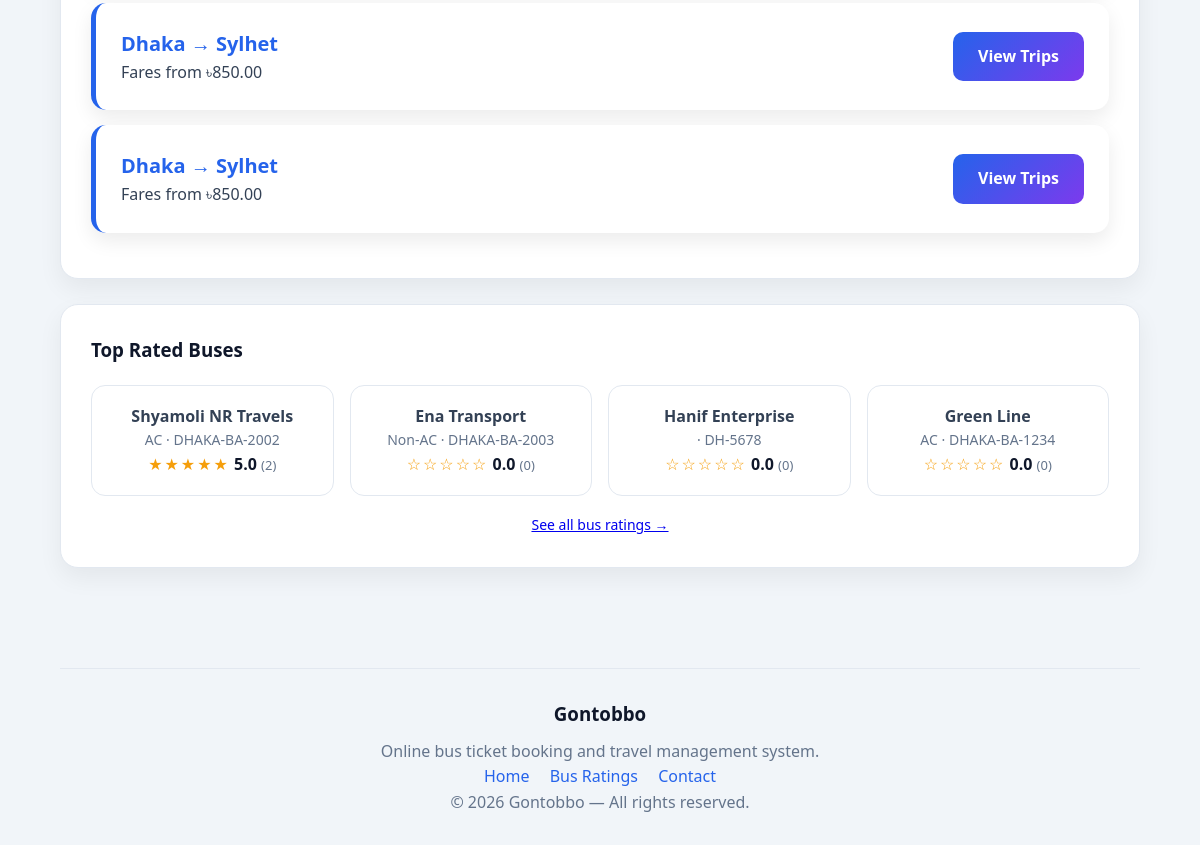
Before: / (lower part) with the older database file.
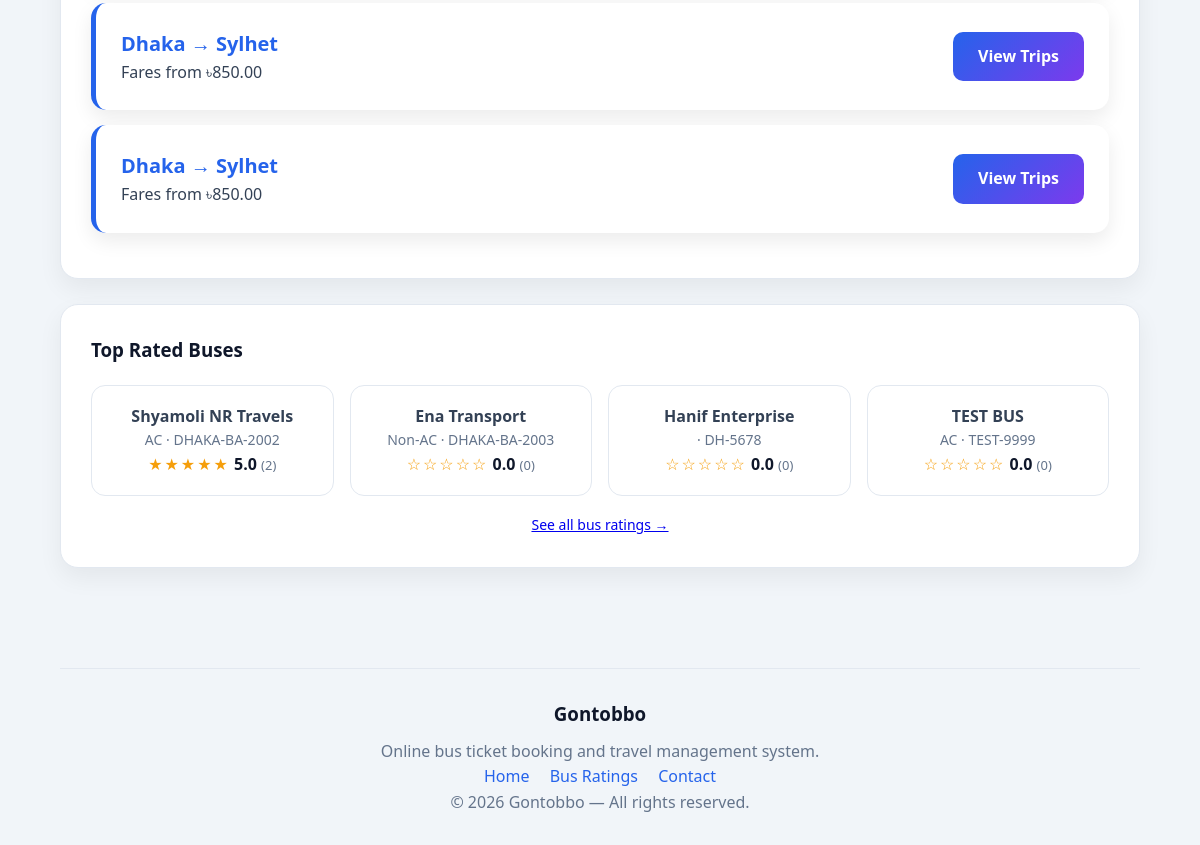
After: the same page with the newer database file.
### tables this page shows
CREATE TABLE `routes` (
  `route_id` int(11) NOT NULL,
  `origin` varchar(100) DEFAULT NULL,
  `destination` varchar(100) DEFAULT NULL,
  `distance_km` decimal(6,2) DEFAULT NULL,
  `duration` varchar(30) DEFAULT NULL
);

CREATE TABLE `buses` (
  `bus_id` int(11) NOT NULL,
  `bus_number` varchar(30) DEFAULT NULL,
  `name` varchar(100) DEFAULT NULL,
  `type` enum('AC','Non-AC') DEFAULT NULL,
  `total_seats` int(11) DEFAULT NULL,
  `status` enum('active','maintenance') DEFAULT NULL,
  `service_trip_limit` int(11) DEFAULT NULL,
  `trips_since_service` int(11) DEFAULT 0
);

### models/trip_model.php (called while the page is built, shortened)
<?php
function get_popular_routes($limit = 4)
{
    global $conn;
    $sql = "
        SELECT r.route_id, r.origin, r.destination, MIN(t.fare) AS min_fare, COUNT(*) AS trip_count
        FROM routes r
        INNER JOIN trips t ON t.route_id = r.route_id
        WHERE t.status = 'scheduled' AND t.trip_date >= CURDATE()
        GROUP BY r.route_id
        ORDER BY trip_count DESC
        LIMIT ?
    ";
    $stmt = mysqli_prepare($conn, $sql);
    mysqli_stmt_bind_param($stmt, "i", $limit);
    mysqli_stmt_execute($stmt);
    $result = mysqli_stmt_get_result($stmt);
    $routes = [];
    while ($row = mysqli_fetch_assoc($result)) {
        $routes[] = $row;
    }
    return $routes;
}

### models/review_model.php (called while the page is built, shortened)
<?php
function get_all_bus_ratings()
{
    global $conn;
    $sql = "
        SELECT
            b.bus_id, b.name AS bus_name, b.bus_number, b.type AS bus_type,
            COALESCE(AVG(rv.rating), 0) AS avg_rating,
            COUNT(rv.review_id) AS review_count
        FROM buses b
        LEFT JOIN reviews rv ON rv.bus_id = b.bus_id
        GROUP BY b.bus_id
        ORDER BY avg_rating DESC, review_count DESC
    ";
    $result = mysqli_query($conn, $sql);
    $ratings = [];
    while ($row = mysqli_fetch_assoc($result)) {
        $ratings[] = $row;
    }
    return $ratings;
}

### views/passenger/dashboard.php (the view, shortened to what this page needs)
<?php require __DIR__ . '/../partials/header.php'; ?>
<section class="card">
    <?php if (empty($popularRoutes)): ?>
        <p class="muted-text">No scheduled trips yet — check back soon.</p>
    <?php else: ?>
        <?php foreach ($popularRoutes as $route): ?>
            <div class="bus-card">
                <div>
                    <h4><?= esc($route['origin']) ?> &rarr; <?= esc($route['destination']) ?></h4>
                    <p>Fares from <?= esc(format_currency($route['min_fare'])) ?></p>
                </div>
                <a href="index.php?page=passenger&action=search&from=<?= urlencode($route['origin']) ?>&to=<?= urlencode($route['destination']) ?>" class="btn btn-primary">
                    View Trips
                </a>
            </div>
        <?php endforeach; ?>
    <?php endif; ?>
</section>
<section class="card">
    <h3 class="card-title">Top Rated Buses</h3>
    <?php if (empty($topRatedBuses)): ?>
        <p class="muted-text">No ratings yet — be the first to leave a review after your trip.</p>
    <?php else: ?>
        <div class="rating-grid">
            <?php foreach ($topRatedBuses as $bus): ?>
                <div class="rating-card">
                    <h4><?= esc($bus['bus_name']) ?></h4>
                    <p class="muted-text"><?= esc($bus['bus_type']) ?> &middot; <?= esc($bus['bus_number']) ?></p>
                    <?= star_rating_html($bus['avg_rating'], $bus['review_count']) ?>
                </div>
            <?php endforeach; ?>
        </div>
        <p class="form-footnote"><a href="index.php?page=passenger&action=busratings">See all bus ratings &rarr;</a></p>
    <?php endif; ?>
</section>
<?php require __DIR__ . '/../partials/footer.php'; ?>

### helpers/helpers.php (shortened to what this page needs)
<?php
function esc($value)
{
    return htmlspecialchars(
        (string) ($value ?? ''),
        ENT_QUOTES,
        'UTF-8'
    );
}
function format_currency($amount)
{
    return CURRENCY . number_format((float) $amount, 2);
}
function star_rating_html($avg, $count = null)
{
    $avg  = (float) $avg;
    $full = (int) round($avg);
    $html = '<span class="stars" aria-label="' . esc(number_format($avg, 1)) . ' out of 5">';
    for ($i = 1; $i <= 5; $i++) {
        $html .= $i <= $full ? '&#9733;' : '&#9734;';
    }
    $html .= '</span> <span class="rating-number">' . esc(number_format($avg, 1)) . '</span>';
    if ($count !== null) {
        $html .= ' <span class="rating-count">(' . esc($count) . ')</span>';
    }
    return $html;
}

Changed rows visible on the page:
no longer on this page (row unchanged): buses: name "Green Line", type "AC", bus_number "DHAKA-BA-1234", review_count "☆☆☆☆☆", avg "0.0", count "0"
added buses: name "TEST BUS", type "AC", bus_number "TEST-9999", review_count "☆☆☆☆☆", avg "0.0", count "0"
